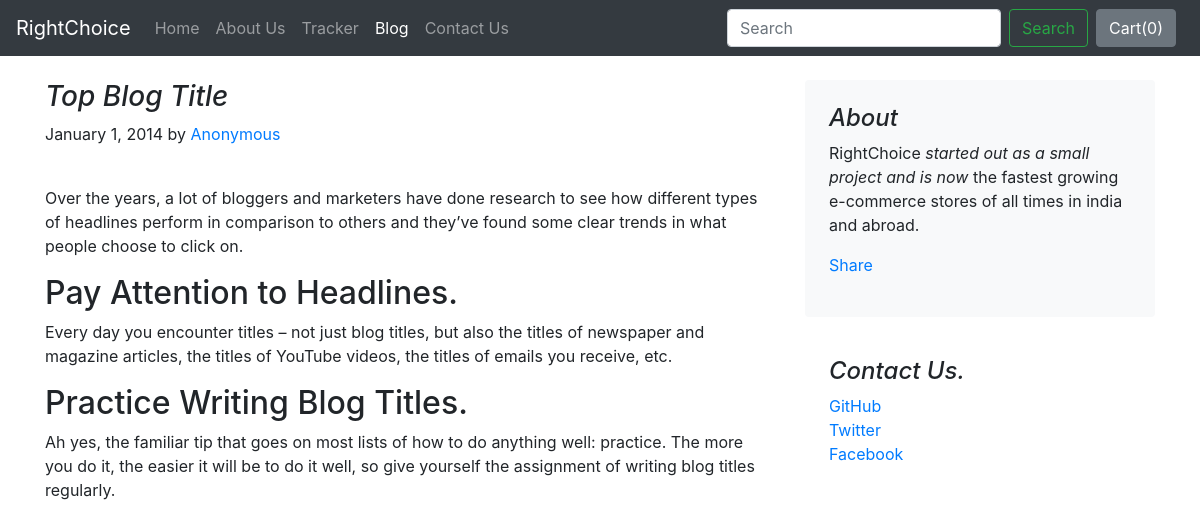
The page /blog/blogpost/1 on the database its author committed.
### blog/models.py (models this page shows)
class Blogpost(models.Model):
    post_id = models.AutoField(primary_key=True)
    title = models.CharField(max_length=50)
    head0 = models.CharField(max_length=500, default="")
    chead0 = models.CharField(max_length=5000, default="")
    head1 = models.CharField(max_length=500, default="")
    chead1 = models.CharField(max_length=5000, default="")
    head2 = models.CharField(max_length=500, default="")
    chead2 = models.CharField(max_length=5000, default="")
    pub_date = models.DateField()
    thumbnail = models.ImageField(upload_to='shop/images', default="")
    def __str__(self):
        return self.title

### blog/views.py (the view)
# urls.py: path("blogpost/<int:id>", views.blogpost, name="blogHome")
def blogpost(request, id):
    post = Blogpost.objects.filter(post_id = id)[0]
    print(post)
    return render(request, 'blog/blogpost.html',
                  {'post':post})

### blog/templates/blog/blogpost.html (shortened to what this page needs)
{% extends 'blog/basic.html' %}
{% block body %}
<div class="container">
    <div class="row mt-4">
        <div class="col-md-8 blog-main">
            <h3 class="font-italic">
                {{post.title}}
            </h3>
            <div class="blog-post">
                <p class="blog-post-meta">January 1, 2014 by <a href="#">Anonymous</a></p>
                <div class="fb-like" data-href="http://127.0.0.1:8000/blog/blogpost/{{post.post_id}}" data-width="" data-layout="standard" data-action="like" data-size="large" data-show-faces="false" data-share="true"></div><br>
                <p>{{post.chead0}}</p>
                <h2>{{post.head1}}</h2>
                <p>{{post.chead1}}</p>
                <h2>{{post.head2}}</h2>
                <p>{{post.chead2}}</p>
            </div>
        </div>
        <aside class="col-md-4 blog-sidebar">
            <div class="p-4 mb-3 bg-light rounded">
                <h4 class="font-italic">About</h4>
                <p class="mb-0">RightChoice <em>started out as a small project and is now</em> the fastest growing e-commerce stores of all times in india and abroad.</p>
                <div class="my-3 fb-share-button" data-href="http://127.0.0.1:8000/blog/blogpost/{{post.post_id}}" data-layout="button_count" data-size="large"><a target="_blank" href="https://www.facebook.com/sharer/sharer.php?u=http%3A%2F%2F127.0.0.1%3A8000%2Fblog%2Fblogpost%2F4&src=sdkpreparse" class="fb-xfbml-parse-ignore">Share</a></div>
            </div>
            <div class="p-4">
                <h4 class="font-italic">Contact Us.</h4>
                <ol class="list-unstyled">
                    <li><a href="#">GitHub</a></li>
                    <li><a href="#">Twitter</a></li>
                    <li><a href="#">Facebook</a></li>
                </ol>
            </div>
        </aside>
    </div>
</div>
{% endblock %}

### rows shown on the page
Blogpost: title "Top Blog Title", chead0 "Over the years, a lot of bloggers and marketers have done research to see how different types of headlines perform in comparison to others and they’ve found some clear trends in what people choose to click on.", head1 "Pay Attention to Headlines.", chead1 "Every day you encounter titles – not just blog titles, but also the titles of newspaper and magazine articles, the titles of YouTube videos, the titles of emails you receive, etc.", head2 "Practice Writing Blog Titles.", chead2 "Ah yes, the familiar tip that goes on most lists of how to do anything well: practice. The more you do it, the easier it will be to do it well, so give yourself the assignment of writing blog titles regularly."
